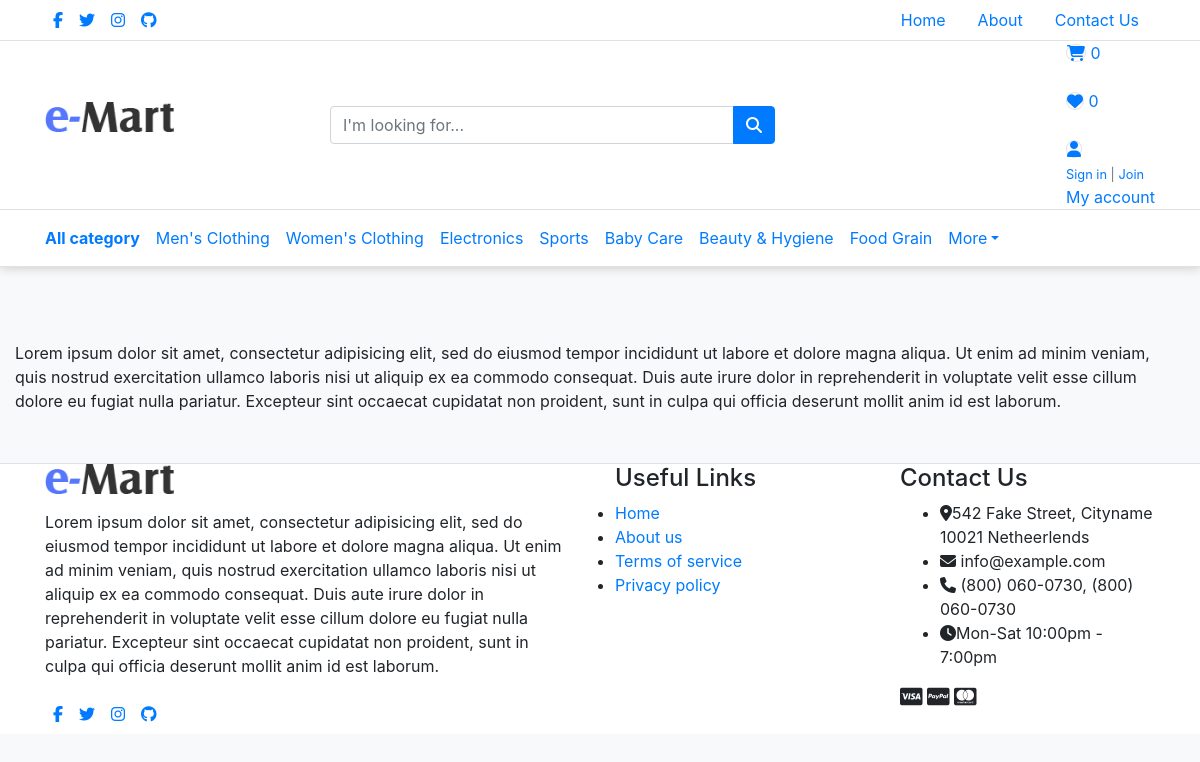
/footer.php?page=about, run on the app's committed database.
### tables this page shows
CREATE TABLE `social` (
  `id` int(11) NOT NULL,
  `userid` int(11) NOT NULL,
  `social` varchar(255) NOT NULL,
  `link` varchar(255) NOT NULL,
  `date_added` timestamp NOT NULL DEFAULT current_timestamp()
);

CREATE TABLE `category` (
  `id` int(11) NOT NULL,
  `name` varchar(255) DEFAULT NULL,
  `type` varchar(255) NOT NULL DEFAULT 'parent',
  `deleted` int(11) NOT NULL,
  `isactive` int(11) DEFAULT 1
);

CREATE TABLE `settings` (
  `id` int(11) NOT NULL,
  `logo` varchar(255) NOT NULL,
  `userid` int(11) NOT NULL,
  `terms` text DEFAULT NULL,
  `privacy` text DEFAULT NULL,
  `contact` text DEFAULT NULL,
  `about` text DEFAULT NULL,
  `overview` text DEFAULT NULL
);

### model.php (called while the page is built, shortened)
<?php
class Model {
	public $db;
	public function __construct(){
		require_once "config.php";
		$this->db = $db;
	}
	public function getAllSocialMedia(){
		$sql = "
			select *
			from social
		";
		return $this->db->query($sql)->fetchAll();
	}
	public function updateStoreListener(){
		return $this;
	}
	public function getAdminSetting($public=false){
		$where = ($public) ? "" : "where userid = ".$_SESSION['id'];
		$sql = "
			SELECT *
			FROM settings
			$where
			LIMIT 1
		";
		return $this->db->query($sql)->fetch();
	}
	public function getAllActiveCategories(){
		$sql = "
			SELECT *
			FROM category
			WHERE isactive = 1
		";
		return $this->db->query($sql)->fetchAll();
	}
}

### footer.php (the view, shortened to what this page needs)
<?php
    include_once "./model.php";
    $model = new Model();
?>
<!DOCTYPE html>
<html>
<head>
    <link rel="stylesheet" href="./node_modules/bootstrap/dist/css/bootstrap.min.css" >
  <link href="https://bootstrap-ecommerce.com/bootstrap-ecommerce-html/css/ui.css?v=2.0" rel="stylesheet" type="text/css">
    <link rel="stylesheet" href="./node_modules/font-awesome/css/font-awesome.css" >
  <link href="https://bootstrap-ecommerce.com/assets/css/style.css?v=2.0" rel="stylesheet">
</head>
<body>
  <div class="container-fluid">
    <?php include_once "headnew.php"; ?>
    <div class="container" style="padding:50px 0;">
      <br>
      <div class="row">
        <div class="col-sm">
          <div class="row">
            <?php
              $setting = $model->getAdminSetting(true);
              echo $setting[$_GET['page']];
            ?>
          </div>
        </div>
      </div>
    </div>
    <footer class="section-footer border-top">
      <div class="container">
        <section class="footer-top padding-y">
          <div class="row">
             <?php
                $setting = $model->getAdminSetting(true);
              ?>
            <aside class="col-sm-6">
              <article class="mr-3">
                <figure id="logo" class="logo-footer"></figure>
                      <p class="mt-3"><?= ($setting) ? $setting['overview'] : ''; ?></p>
                <div>
                  <?php
                          $social = $model->getAllSocialMedia();
                        ?>
                    <ul class="nav mr-auto d-none d-md-flex">
                      <?php foreach($social as $idx => $s): ?>
                        <li><a href="<?= $s['link'];?>" class="nav-link px-2"> <i class="fa fa-<?= $s['social'];?>"></i> </a></li>
                          <?php endforeach ?>
                    </ul>
                </div>
              </article>
            </aside>
            <aside class="col-sm-3">
              <h4 style="padding:0;">Useful Links</h4>
                    <ul style="padding:0;">
                      <li><i class="bx bx-chevron-right"></i> <a href="index.php">Home</a></li>
                      <li><i class="bx bx-chevron-right"></i> <a href="footer.php?page=about" target="_blank">About us</a></li>
                      <li><i class="bx bx-chevron-right"></i> <a href="footer.php?page=terms" target="_blank">Terms of service</a></li>
                      <li><i class="bx bx-chevron-right"></i> <a href="footer.php?page=privacy" target="_blank">Privacy policy</a></li>
                    </ul>
            </aside>
            <aside class="col-sm-3">
              <h4>Contact Us</h4>
                    <?= ($setting) ? $setting['contact'] : ''; ?>
                    <div class="text-md-left tesxt-muted">
                    <i class="fa fa-lg fa-cc-visa"></i>
                    <i class="fa fa-lg fa-cc-paypal"></i>
                    <i class="fa fa-lg fa-cc-mastercard"></i>
                  </div>
            </aside>
          </div>
        </section>
      </div>
    </footer>
  </div>
</body>
</html>

### headnew.php (shortened to what this page needs)
<header class="section-header">
      <section class="header-top-light border-bottom">
        <div class="container">
          <nav class="d-flex flex-column flex-md-row">
            <?php
                  $social = $model->getAllSocialMedia();
                ?>
            <ul class="nav mr-auto d-none d-md-flex">
              <?php foreach($social as $idx => $s): ?>
                <li><a href="<?= $s['link'];?>" class="nav-link px-2"> <i class="fa fa-<?= $s['social'];?>"></i> </a></li>
                  <?php endforeach ?>
            </ul>
            <ul class="nav">
              <li class="nav-item"><a href="index.php" class="nav-link"> Home </a></li>
          <li class="nav-item"><a href="footer.php?page=about" class="nav-link"> About </a></li>
          <li class="nav-item"><a href="footer.php?page=contact" class="nav-link"> Contact Us </a></li>
            </ul>
          </nav>
        </div>
      </section>
      <section class="header-main border-bottom">
        <div class="container">
        <div class="row align-items-center">
          <div class="col-lg-3 col-sm-4 col-12">
          <a href="index.php" class="brand-wrap">
            <figure id="logo"></figure>
          </a>
          </div>
          <div class="col-lg-4 col-xl-5 col-sm-8 col-12">
            <form method="post" action="filtered.php" class="search">
              <div class="input-group w-100">
                  <input type="text" class="form-control" style="width:55%;" name="search" placeholder="I&#39;m looking for...">
                  <div class="input-group-append">
                    <button class="btn btn-primary" type="submit">
                      <i class="fa fa-search"></i>
                    </button>
                  </div>
                </div>
            </form>
          </div>
          <div class="col-lg-5 col-xl-4 col-sm-12">
            <div class="widgets-wrap float-md-right">
              <a href="cart.php" class="widget-header mr-2">
                <div class="icon">
                  <i class="icon-sm rounded-circle border fa fa-shopping-cart"></i>
                  <span class="notify" id="count">0</span>
                </div>
              </a>
              <?php
                $wishlist = 0;
              ?>
              <a href="wishlist.php" class="widget-header mr-2">
                <div class="icon">
                  <i class="icon-sm rounded-circle border fa fa-heart"></i>
                  <span class="notify" id="wishListcount"><?= $wishlist; ?></span>
                </div>
              </a>
              <div class="widget-header dropdown">
                <a href="#" data-toggle="dropdown" data-offset="20,10">
                  <div class="icontext">
                    <?php
                                        $url = "./userdashboard.php";
                                    ?>
                                    <?php if(isset($_SESSION['id'])): ?>
                    <a href="<?= $url;?>">
                      <div class="icon">
                      <i class="icon-sm rounded-circle border fa fa-user"></i>
                    </div>
                    </a>
                                      <?php else : ?>
                    <a href="login.php">
                      <div class="icon">
                      <i class="icon-sm rounded-circle border fa fa-user"></i>
                    </div>
                    </a>
                                      <?php endif ?>
                    <div class="text">
                       <?php if(isset($_SESSION['id'])): ?>
                        <small class="text-muted"> <a href="logout.php">Logout</a></small>
                        <a href="<?= $url;?>"><div>My account</div></a>
                                      <?php else : ?>
                                        <small class="text-muted"><a href="login.php">Sign in</a> | <a href="signup.php">Join</a></small>
                        <a href="login.php"><div>My account</div></a>
                                      <?php endif ?>
                    </div>
                  </div>
                </a>
              </div>
            </div>
          </div>
        </div>
        </div>
      </section>
      <nav class="navbar navbar-main navbar-expand-lg border-bottom">
        <div class="container">
          <div class="collapse navbar-collapse" id="main_nav5">
            <?php
                $categories = $model->getAllActiveCategories();
            ?>
            <ul class="navbar-nav">
              <li class="nav-item">
                <a class="nav-link pl-0" href="#"> <strong>All category</strong></a>
              </li>
              <?php foreach($categories as $idx => $c): ?>
                <?php if($idx <7): ?>
                  <li class="nav-item">
                    <a class="nav-link" href="filtered.php?category=<?= $c['id'];?>"><?= $c['name'];?></a>
                  </li>
              <?php endif ?>
              <?php endforeach ?>
              <li class="nav-item dropdown">
                <a class="nav-link dropdown-toggle" href="http://example.com" data-toggle="dropdown" aria-haspopup="true" aria-expanded="false">More</a>
              </li>
            </ul>
          </div>
        </div>
      </nav>
    </header>

### footer.php (style rules this page uses)
.container-fluid { padding: 0; margin: 0 auto; }
header { box-shadow: 1px 1px 10px #c9c9c9; }
footer { background: white; }

### headnew.php (style rules this page uses)
#logo { background: url(./images/logo.png) no-repeat; background-size: contain; width: auto; height: 30px; }
body { background: #f8f9fa; }
header { background: white; }

### data on the page
category: name "Men's Clothing"
category: name "Women's Clothing"
category: name "Electronics"
category: name "Sports"
category: name "Baby Care"
category: name "Beauty & Hygiene"
category: name "Food Grain"
settings: about "Lorem ipsum dolor sit amet, consectetur adipisicing elit, sed do eiusmod tempor incididunt ut labore et dolore magna aliqua. Ut enim ad minim veniam, quis nostrud exercitation ullamco laboris nisi ut aliquip ex ea commodo consequat. Duis aute irure dolor in reprehenderit in voluptate velit esse cillum dolore eu fugiat nulla pariatur. Excepteur sint occaecat cupidatat non proident, sunt in culpa qui officia deserunt mollit anim id est laborum.", overview "Lorem ipsum dolor sit amet, consectetur adipisicing elit, sed do eiusmod tempor incididunt ut labore et dolore magna aliqua. Ut enim ad minim veniam, quis nostrud exercitation ullamco laboris nisi ut aliquip ex ea commodo consequat. Duis aute irure dolor in reprehenderit in voluptate velit esse cillum dolore eu fugiat nulla pariatur. Excepteur sint occaecat cupidatat non proident, sunt in culpa qui officia deserunt mollit anim id est laborum.", contact "542 Fake Street, Cityname 10021 Netheerlends info@example.com (800) 060-0730, (800) 060-0730 Mon-Sat 10:00pm - 7:00pm"

### other printed values
$wishlist "0"
